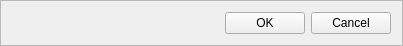
<?xml version="1.0" encoding="UTF-8"?>
<ui version="4.0">
 <class>Buttons</class>
 <widget class="QFrame" name="Buttons">
  <property name="geometry">
   <rect>
    <x>0</x>
    <y>0</y>
    <width>403</width>
    <height>43</height>
   </rect>
  </property>
  <property name="sizePolicy">
   <sizepolicy hsizetype="Expanding" vsizetype="Minimum">
    <horstretch>0</horstretch>
    <verstretch>0</verstretch>
   </sizepolicy>
  </property>
  <property name="windowTitle">
   <string>Buttons</string>
  </property>
  <property name="frameShape">
   <enum>QFrame::StyledPanel</enum>
  </property>
  <property name="frameShadow">
   <enum>QFrame::Sunken</enum>
  </property>
  <layout class="QHBoxLayout" name="horizontalLayout">
   <item>
    <widget class="QLabel" name="lblErrorMessage">
     <property name="sizePolicy">
      <sizepolicy hsizetype="Expanding" vsizetype="Preferred">
       <horstretch>0</horstretch>
       <verstretch>0</verstretch>
      </sizepolicy>
     </property>
     <property name="styleSheet">
      <string notr="true">color:red;</string>
     </property>
     <property name="text">
      <string/>
     </property>
    </widget>
   </item>
   <item>
    <widget class="QPushButton" name="btnOK">
     <property name="text">
      <string>OK</string>
     </property>
    </widget>
   </item>
   <item>
    <widget class="QPushButton" name="btnCancel">
     <property name="text">
      <string>Cancel</string>
     </property>
    </widget>
   </item>
  </layout>
 </widget>
 <resources/>
 <connections/>
</ui>
